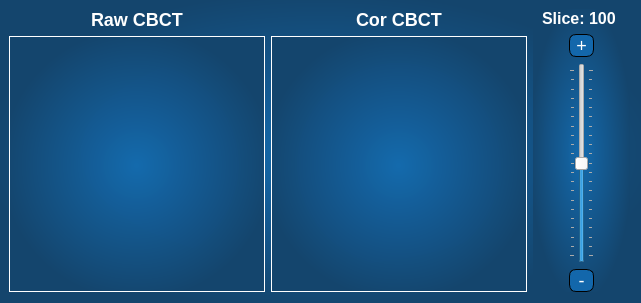
     <widget class="QFrame" name="frame">
      <property name="styleSheet">
       <string notr="true">QFrame{
	background-color: qradialgradient(spread:reflect, cx:0.5, cy:0.5, radius:0.7, fx:0.499, fy:0.505682, stop:0 rgba(20, 106, 173, 253), stop:0.756757 rgba(20, 69, 109, 255));
	color: #ffffff;
}</string>
      </property>
      <layout class="QGridLayout" name="gridLayout">
       <property name="leftMargin">
        <number>9</number>
       </property>
       <property name="topMargin">
        <number>9</number>
       </property>
       <property name="horizontalSpacing">
        <number>6</number>
       </property>
       <item row="0" column="2">
        <layout class="QVBoxLayout" name="verticalLayout_5">
         <item alignment="Qt::AlignHCenter">
          <widget class="QLabel" name="labelCorImgTitle">
           <property name="styleSheet">
            <string notr="true">QLabel{
	font-size: 18px;
	font-weight: bold;
	color:#ffffff;
	background-color: rgba(0,0,0,0%)
}</string>
           </property>
           <property name="text">
            <string>Cor CBCT</string>
           </property>
          </widget>
         </item>
         <item>
          <widget class="qyklabel" name="labelImageCor">
           <property name="sizePolicy">
            <sizepolicy hsizetype="Expanding" vsizetype="MinimumExpanding">
             <horstretch>0</horstretch>
             <verstretch>0</verstretch>
            </sizepolicy>
           </property>
           <property name="minimumSize">
            <size>
             <width>256</width>
             <height>256</height>
            </size>
           </property>
           <property name="maximumSize">
            <size>
             <width>1024</width>
             <height>1024</height>
            </size>
           </property>
           <property name="mouseTracking">
            <bool>true</bool>
           </property>
           <property name="frameShape">
            <enum>QFrame::Box</enum>
           </property>
           <property name="text">
            <string/>
           </property>
          </widget>
         </item>
        </layout>
       </item>
       <item row="0" column="0">
        <layout class="QVBoxLayout" name="verticalLayout_3">
         <item alignment="Qt::AlignHCenter">
          <widget class="QLabel" name="labelRawImgTitle">
           <property name="styleSheet">
            <string notr="true">QLabel{
	font-size: 18px;
	font-weight: bold;
	color:#ffffff;
	background-color: rgba(0,0,0,0%)
}</string>
           </property>
           <property name="text">
            <string>Raw CBCT</string>
           </property>
          </widget>
         </item>
         <item>
          <widget class="qyklabel" name="labelImageRaw">
           <property name="sizePolicy">
            <sizepolicy hsizetype="Expanding" vsizetype="MinimumExpanding">
             <horstretch>0</horstretch>
             <verstretch>0</verstretch>
            </sizepolicy>
           </property>
           <property name="minimumSize">
            <size>
             <width>256</width>
             <height>256</height>
            </size>
           </property>
           <property name="maximumSize">
            <size>
             <width>1024</width>
             <height>1024</height>
            </size>
           </property>
           <property name="mouseTracking">
            <bool>true</bool>
           </property>
           <property name="frameShape">
            <enum>QFrame::Box</enum>
           </property>
           <property name="text">
            <string/>
           </property>
          </widget>
         </item>
        </layout>
       </item>
       <item row="0" column="8">
        <widget class="QFrame" name="frame_2">
         <property name="styleSheet">
          <string notr="true"/>
         </property>
         <layout class="QVBoxLayout" name="verticalLayout_6">
          <property name="topMargin">
           <number>0</number>
          </property>
          <property name="bottomMargin">
           <number>0</number>
          </property>
          <item>
           <layout class="QVBoxLayout" name="verticalLayout_8">
            <property name="spacing">
             <number>6</number>
            </property>
            <property name="bottomMargin">
             <number>0</number>
            </property>
            <item>
             <layout class="QHBoxLayout" name="horizontalLayout">
              <property name="spacing">
               <number>6</number>
              </property>
              <property name="topMargin">
               <number>0</number>
              </property>
              <item alignment="Qt::AlignHCenter">
               <widget class="QLabel" name="labelSliderIdx">
                <property name="styleSheet">
                 <string notr="true">QLabel{
	font-size: 16px;
	font-weight: bold;
	color:#ffffff;
	background-color: rgba(0,0,0,0%)
}</string>
                </property>
                <property name="text">
                 <string>Slice: 100 </string>
                </property>
               </widget>
              </item>
             </layout>
            </item>
            <item>
             <layout class="QVBoxLayout" name="verticalLayout_9">
              <property name="spacing">
               <number>6</number>
              </property>
              <property name="leftMargin">
               <number>0</number>
              </property>
              <property name="bottomMargin">
               <number>0</number>
              </property>
              <item alignment="Qt::AlignHCenter">
               <widget class="QPushButton" name="btnPlus">
                <property name="minimumSize">
                 <size>
                  <width>25</width>
                  <height>0</height>
                 </size>
                </property>
                <property name="maximumSize">
                 <size>
                  <width>25</width>
                  <height>16777215</height>
                 </size>
                </property>
                <property name="styleSheet">
                 <string notr="true">QPushButton{
	background-color: #1367AB;
	color: #ffffff;
	font-size: 18px;
	border-width: 1.4px;
	border-color: #000000;
	border-style: solid;
	border-radius: 7px;
	width: 13 px;
}
QPushButton:pressed{
	background-color: #E4A115
}</string>
                </property>
                <property name="text">
                 <string>+</string>
                </property>
               </widget>
              </item>
              <item alignment="Qt::AlignHCenter">
               <widget class="QSlider" name="verticalSlider">
                <property name="styleSheet">
                 <string notr="true">handle:horizontal {color: red}</string>
                </property>
                <property name="maximum">
                 <number>200</number>
                </property>
                <property name="value">
                 <number>99</number>
                </property>
                <property name="orientation">
                 <enum>Qt::Vertical</enum>
                </property>
                <property name="tickPosition">
                 <enum>QSlider::TicksBothSides</enum>
                </property>
               </widget>
              </item>
              <item alignment="Qt::AlignHCenter">
               <widget class="QPushButton" name="btnMinus">
                <property name="sizePolicy">
                 <sizepolicy hsizetype="Preferred" vsizetype="Fixed">
                  <horstretch>0</horstretch>
                  <verstretch>0</verstretch>
                 </sizepolicy>
                </property>
                <property name="minimumSize">
                 <size>
                  <width>25</width>
                  <height>0</height>
                 </size>
                </property>
                <property name="maximumSize">
                 <size>
                  <width>23</width>
                  <height>16777213</height>
                 </size>
                </property>
                <property name="toolTipDuration">
                 <number>-1</number>
                </property>
                <property name="styleSheet">
                 <string notr="true">QPushButton{
	background-color: #1367AB;
	color: #ffffff;
	font-size: 18px;
	border-width: 1.4px;
	border-color: #000000;
	border-style: solid;
	border-radius: 7px;
}
QPushButton:pressed{
	background-color: #E4A115
}</string>
                </property>
                <property name="text">
                 <string>-</string>
                </property>
               </widget>
              </item>
             </layout>
            </item>
           </layout>
          </item>
         </layout>
        </widget>
       </item>
      </layout>
     </widget>
